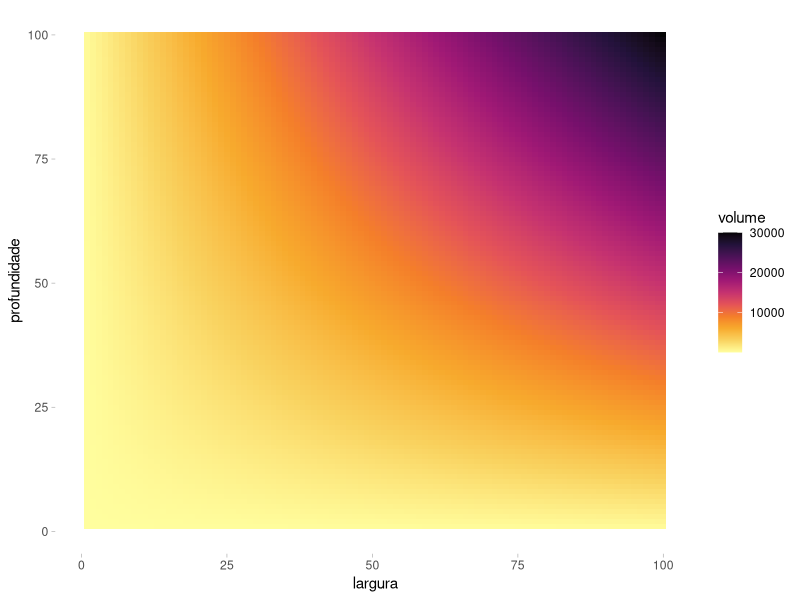
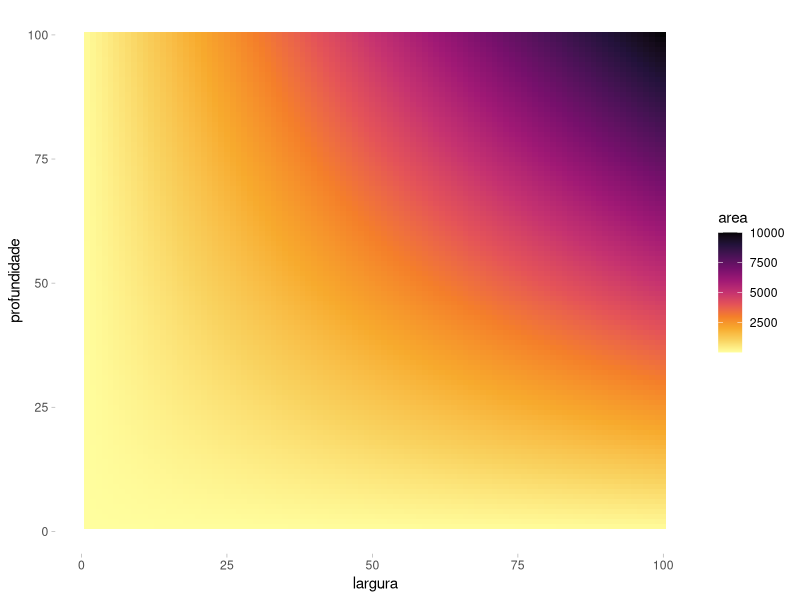

Recreate these plots in R, in order.
library(tidyverse)
library(colorspace)
library(grid)

### Cálculo e representação de volume

altura<- 3 #Altura 


#Vetor de largura
largura<- 1:100



#vetor de profundidade
profundidade<- 1:100

#Produto exterior para cálculo da área de todas as combinações de largura e profundidade

areas<- outer(largura, profundidade)

# diagonal<- diag(1:5)
# 
# cross(areas,diagonal)
# crossprod(areas, diagonal)

#geração de dataframe de quatro dimenssões
df_area_volume<-
  map_dfr(1:NROW(largura) , function(i){
    map_dfr(1:NROW(profundidade) , function(j){
      print(i)
      print(j)
      tibble(largura = largura[i], profundidade = profundidade[j], altura = altura, area = areas[i,j], volume = areas[i,j] * altura)
    })
  })


df_area_volume %>%
  ggplot(aes(x= largura, y= profundidade)) +
  geom_tile(aes(fill = volume) ) +
  scale_fill_continuous_sequential(palette = "Inferno") +
  theme_light() +
  theme(panel.background = element_rect(fill = "white"),
        panel.border = element_blank(),
        panel.grid = element_blank(),
        panel.spacing = unit(0, "lines"),
        axis.ticks.margin = unit(0, "lines"),
        strip.background = element_rect(fill = "white"),
        strip.text = element_text(color = "black"))


df_area_volume %>%
  ggplot(aes(x= largura, y= profundidade)) +
  geom_tile(aes(fill = area) ) +
  scale_fill_continuous_sequential(palette = "Inferno") +
  theme_light() +
  theme(panel.background = element_rect(fill = "white"),
        panel.border = element_blank(),
        panel.grid = element_blank(),
        panel.spacing = unit(0, "lines"),
        axis.ticks.margin = unit(0, "lines"),
        strip.background = element_rect(fill = "white"),
        strip.text = element_text(color = "black"))

